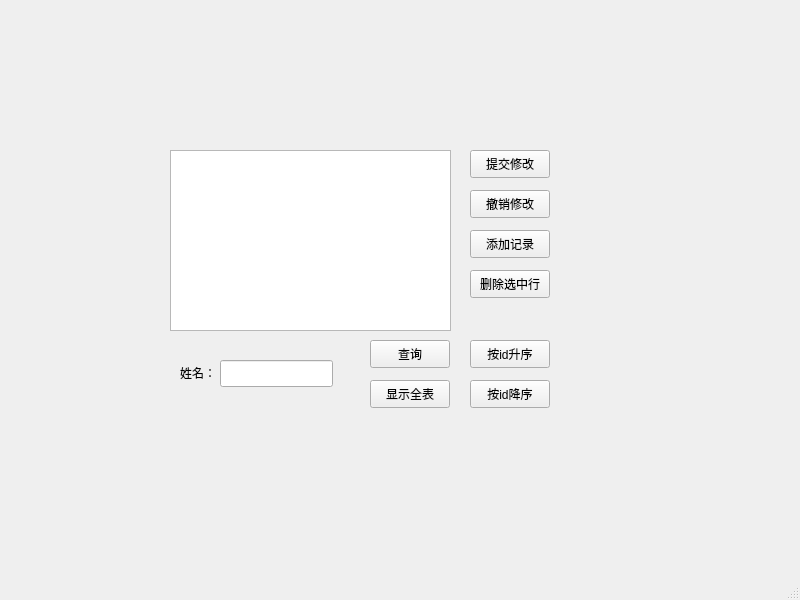
<?xml version="1.0" encoding="UTF-8"?>
<ui version="4.0">
 <class>MainWindow</class>
 <widget class="QMainWindow" name="MainWindow">
  <property name="geometry">
   <rect>
    <x>0</x>
    <y>0</y>
    <width>800</width>
    <height>600</height>
   </rect>
  </property>
  <property name="windowTitle">
   <string>MainWindow</string>
  </property>
  <widget class="QWidget" name="centralwidget">
   <widget class="QTableView" name="tableView">
    <property name="geometry">
     <rect>
      <x>170</x>
      <y>150</y>
      <width>281</width>
      <height>181</height>
     </rect>
    </property>
   </widget>
   <widget class="QPushButton" name="pushButton">
    <property name="geometry">
     <rect>
      <x>470</x>
      <y>150</y>
      <width>80</width>
      <height>28</height>
     </rect>
    </property>
    <property name="text">
     <string>提交修改</string>
    </property>
   </widget>
   <widget class="QPushButton" name="pushButton_2">
    <property name="geometry">
     <rect>
      <x>470</x>
      <y>190</y>
      <width>80</width>
      <height>28</height>
     </rect>
    </property>
    <property name="text">
     <string>撤销修改</string>
    </property>
   </widget>
   <widget class="QPushButton" name="pushButton_3">
    <property name="geometry">
     <rect>
      <x>470</x>
      <y>230</y>
      <width>80</width>
      <height>28</height>
     </rect>
    </property>
    <property name="text">
     <string>添加记录</string>
    </property>
   </widget>
   <widget class="QPushButton" name="pushButton_4">
    <property name="geometry">
     <rect>
      <x>470</x>
      <y>270</y>
      <width>80</width>
      <height>28</height>
     </rect>
    </property>
    <property name="text">
     <string>删除选中行</string>
    </property>
   </widget>
   <widget class="QPushButton" name="pushButton_5">
    <property name="geometry">
     <rect>
      <x>470</x>
      <y>340</y>
      <width>80</width>
      <height>28</height>
     </rect>
    </property>
    <property name="text">
     <string>按id升序</string>
    </property>
   </widget>
   <widget class="QPushButton" name="pushButton_6">
    <property name="geometry">
     <rect>
      <x>470</x>
      <y>380</y>
      <width>80</width>
      <height>28</height>
     </rect>
    </property>
    <property name="text">
     <string>按id降序</string>
    </property>
   </widget>
   <widget class="QPushButton" name="pushButton_7">
    <property name="geometry">
     <rect>
      <x>370</x>
      <y>340</y>
      <width>80</width>
      <height>28</height>
     </rect>
    </property>
    <property name="text">
     <string>查询</string>
    </property>
   </widget>
   <widget class="QPushButton" name="pushButton_8">
    <property name="geometry">
     <rect>
      <x>370</x>
      <y>380</y>
      <width>80</width>
      <height>28</height>
     </rect>
    </property>
    <property name="text">
     <string>显示全表</string>
    </property>
   </widget>
   <widget class="QLineEdit" name="lineEdit">
    <property name="geometry">
     <rect>
      <x>220</x>
      <y>360</y>
      <width>113</width>
      <height>27</height>
     </rect>
    </property>
   </widget>
   <widget class="QLabel" name="label">
    <property name="geometry">
     <rect>
      <x>180</x>
      <y>363</y>
      <width>47</width>
      <height>19</height>
     </rect>
    </property>
    <property name="text">
     <string>姓名：</string>
    </property>
   </widget>
  </widget>
  <widget class="QMenuBar" name="menubar">
   <property name="geometry">
    <rect>
     <x>0</x>
     <y>0</y>
     <width>800</width>
     <height>24</height>
    </rect>
   </property>
  </widget>
  <widget class="QStatusBar" name="statusbar"/>
 </widget>
 <resources/>
 <connections/>
</ui>
